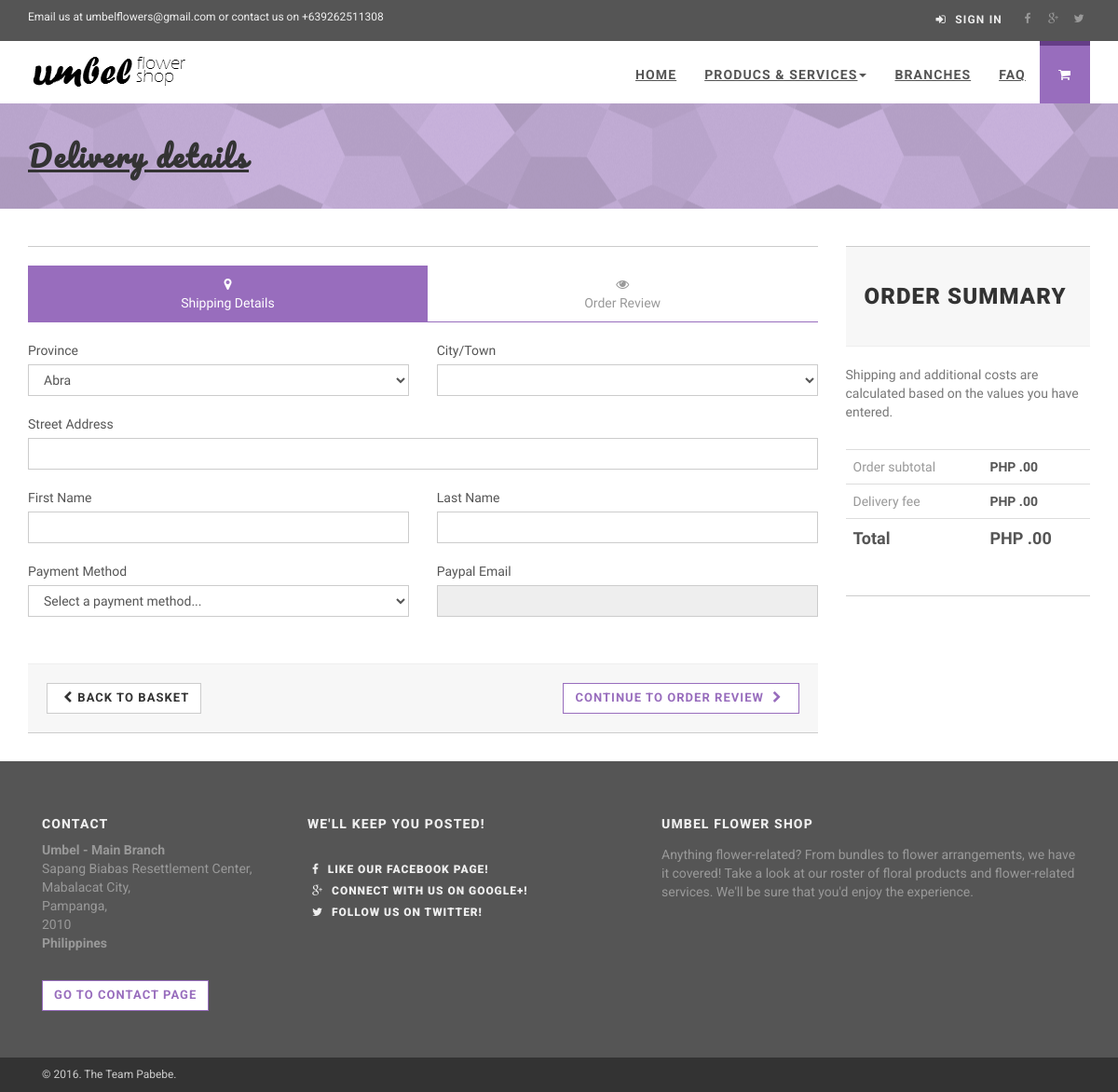
The page /checkout.php on the database its author committed.
### tables this page shows
CREATE TABLE `branch` (
  `b_ID` varchar(10) NOT NULL,
  `b_name` varchar(40) NOT NULL,
  `b_stradd` varchar(250) NOT NULL,
  `b_city` varchar(100) NOT NULL,
  `b_province` varchar(100) NOT NULL,
  `b_zip` varchar(20) NOT NULL,
  `b_contact` varchar(30) NOT NULL,
  `b_img` longblob,
  `b_lat` float NOT NULL,
  `b_long` float NOT NULL,
  `b_status` varchar(40) DEFAULT NULL
);

### checkout.php (the view, shortened to what this page needs)
<?php
include('functions/connect.php');
?>
<!DOCTYPE html>
<html lang="en">
<head>
    <link rel="stylesheet" href="css/font-awesome.css">
    <link rel="stylesheet" href="css/bootstrap.min.css">
    <link href="css/animate.css" rel="stylesheet">
    <link href="css/style.violet.css" rel="stylesheet" id="theme-stylesheet">
    <link href="css/custom.css" rel="stylesheet">
</head>
<body>
<div id="all">
    <header>
        <div id="top">
            <div class="container">
                <div class="row">
                        <div class="col-xs-5 contact">
                            <p class="hidden-sm hidden-xs">Email us at umbelflowers@gmail.com or contact us on +639262511308</p>
                        </div>
                        <div class="col-xs-7">
                            <div class="social">
                                <a href="https://www.facebook.com/Umbel-Flower-Shop-574858816011441" class="external facebook" data-animate-hover="pulse"><i class="fa fa-facebook"></i></a>
                                <a href="https://plus.google.com/100020032545980242873" class="external gplus" data-animate-hover="pulse"><i class="fa fa-google-plus"></i></a>
                                <a href="https://twitter.com/UmbelFlowers" class="external twitter" data-animate-hover="pulse"><i class="fa fa-twitter"></i></a>
                            </div>
                        <div class="login">
                            <a href="#" data-toggle="modal" data-target="#login-modal"><i class="fa fa-sign-in"></i> Sign In</a>
                        </div>
                    </div>
                </div>
            </div>
        </div>
        <div class="navbar-affixed-top" data-spy="affix" data-offset-top="200">
            <div class="navbar navbar-default yamm" role="navigation" id="navbar">
                <div class="container">
                    <div class="navbar-header">
                        <a class="navbar-brand home" href="index.php">
                            <img src="img/logo.png" alt="Umbel logo" class="hidden-xs hidden-sm">
                        </a>
                    </div>
                    <div class="navbar-collapse collapse" id="navigation">
                        <ul class="nav navbar-nav navbar-right">
                            <li>
                                <a href="index.php">Home</a>
                            </li>
                            <li class="dropdown use-yamm yamm-fw">
                                <a href="#" class="dropdown-toggle" data-toggle="dropdown">Producs & Services<b class="caret"></b></a>
                            </li>
                            <li>
                                <a href="branches.php">Branches</a>
                            </li>
                            <li>
                                <a href="faq.php">FAQ</a>
                            </li>
                            <li class="dropdown active">
                                <a href="#"><i class="fa fa-shopping-cart"></i></a>
                            </li>
                        </ul>
                    </div>
                </div>
            </div>
        </div>
</div>
<div id="heading-breadcrumbs">
    <div class="container">
        <div class="row">
            <div class="col-md-7">
                <h1 style="font-family: 'Pacifico', Helvetica, sans-serif;"><u>Delivery details</u></h1>
            </div>
        </div>
    </div>
</div>
<div id="content">
    <div class="container" style="font-family:'Comfortaa', Helvetica, sans-serif;">
        <div class="row">
            <div class="col-md-9 clearfix" id="checkout" >
                <div class="box">
                    <form method="post" action="functions/pro_order.php">
                        <ul class="nav nav-pills nav-justified">
                            <li class="active"><a href="#"><i class="fa fa-map-marker"></i><br>Shipping Details</a>
                            </li>
                            <li class="disabled"><a href="#"><i class="fa fa-eye"></i><br>Order Review</a>
                            </li>
                        </ul>
                        <div class="content">
                            <div class="row">
                                <div class="col-sm-6">
                                                    <div class="form-group">
                                                    <label>Province </label>
                                                    <select name="province" class="form-control" onchange="reload(this.form)">
                                                    <?php
                                                    $sql = "SELECT * FROM provinces";
                                                    $result=mysqli_query($con, $sql);
                                                    $province=$_GET['province'];
                                                    foreach($result as $row){
                                                    if($row['id']==$province){
                                                    ?>
                                                    <option selected value='<?php echo $row['name'];?>'><?php echo $row['name'];?></option>
                                                    <?php
                                                    } else {
                                                    ?>
                                                    <option value = "<?php echo $row['id']; ?>"><?php echo $row['name'];?></option>
                                                    <?php
                                                    }
                                                    }
                                                    ?>
                                                    </select>
                                                    </div>
                                </div>
                                <div class="col-sm-6">
                                                    <div class="form-group">
                                                    <label>City/Town </label>
                                                    <select name="city" class="form-control">
                                                    </select>
                                                    </div>
                                </div>
                            </div>
                            <div class="row">
                                <div class="col-sm-12">
                                    <div class="form-group">
                                        <label for="street add">Street Address</label>
                                        <input type="text" class="form-control" id="clientSTAddress" name="strAdd">
                                    </div>
                                </div>
                            </div>
                            <div class="row">
                                <div class="col-sm-6">
                                    <div class="form-group">
                                        <label for="firstname">First Name</label>
                                        <input type="text" class="form-control" id="clientFname" name="clientFname">
                                    </div>
                                </div>
                                <div class="col-sm-6">
                                    <div class="form-group">
                                        <label for="lastname">Last Name</label>
                                        <input type="text" class="form-control" id="clientLname" name="clientLname">
                                    </div>
                                </div>
                            </div>
                            <div class="row">
                                <div class="col-sm-6">
                                    <div class="form-group">
                                        <label for="city">Payment Method</label>
                                        <select class="form-control" name="paymentMethod" id="paymentMethod">
                                            <option value="" disabled selected hidden>Select a payment method...</option>
                                        </select>
                                    </div>
                                </div>
                                <div class="col-sm-6">
                                    <div class="form-group">
                                        <label for="zip">Paypal Email</label>
                                        <input type="text" class="form-control" id="paypal" name="paypal" disabled>
                                    </div>
                                </div>
                            </div>
                        </div>
                        <div class="box-footer">
                            <div class="pull-left">
                                <a href="cart.php" class="btn btn-default"><i class="fa fa-chevron-left"></i>Back to basket</a>
                            </div>
                            <div class="pull-right">
                                <button type="submit" class="btn btn-template-main">Continue to Order Review <i class="fa fa-chevron-right"></i>
                                </button>
                            </div>
                        </div>
                    </form>
                </div>
            </div>
            <div class="col-md-3">
                <div class="box" id="order-summary" style="font-family:'Comfortaa', Helvetica, sans-serif;">
                    <div class="box-header">
                        <h3>Order summary</h3>
                    </div>
                    <p class="text-muted">Shipping and additional costs are calculated based on the values you have entered.</p>
                    <div class="table-responsive">
                        <table class="table">
                            <tbody>
                            <tr>
                                <td>Order subtotal</td>
                                <th>PHP <?php
                                    $total=$_SESSION['subtotal'];
                                    $delFee=$_SESSION['delFee'];
                                    echo $total;?>.00</th>
                            </tr>
                            <tr>
                                <td>Delivery fee</td>
                                <th>PHP <?php echo $delFee;?>.00</th>
                            </tr>
                            <tr>
                            <tr class="total">
                                <td>Total</td>
                                <th>PHP <?php
                                    ?>.00</th>
                            </tr>
                            </tbody>
                        </table>
                    </div>
                </div>
            </div>
        </div>
    </div>
</div>
<footer id="footer">
    <div class="container">
        <div class="col-md-3 col-sm-6">
            <h4>Contact</h4>
            <?php
            $sql="SELECT * FROM branch WHERE b_id= '0000'";
            $result=(mysqli_query($con, $sql));
            $row=mysqli_fetch_assoc($result);
            ?>
            <p><strong><?php echo $row['b_name'];?></strong>
                <br><?php echo $row['b_stradd'] . ","; ?>
                <br><?php echo $row['b_city'] . ","; ?>
                <br><?php echo $row['b_province'] . ","; ?>
                <br><?php echo $row['b_zip'];?>
                <br>
                <strong>Philippines</strong>
            </p>
            <br>
            <a href="faq.php#cont" class="btn btn-small btn-template-main">Go to contact page</a>
        </div>
        <div class="col-md-4 col-sm-6">
            <h4>We'll keep you posted!</h4>
            <br />
                <div class="blog-entries">
                    <div class="blog-entries">
                        <div class="item same-height-row clearfix">
                            <div class="name same-height-always">
                                <h5><a href="https://www.facebook.com/Umbel-Flower-Shop-574858816011441"><i class="fa fa-facebook"></i> Like our Facebook page!</a></h5>
                            </div>
                        </div>
                    </div>
                    <div class="blog-entries">
                        <div class="item same-height-row clearfix">
                            <div class="name same-height-always">
                                <h5><a href="https://plus.google.com/100020032545980242873"><i class="fa fa-google-plus"></i> Connect with us on Google+!</a></h5>
                            </div>
                        </div>
                    </div>
                    <div class="blog-entries">
                        <div class="item same-height-row clearfix">
                            <div class="name same-height-always">
                                <h5><a href="https://twitter.com/UmbelFlowers"><i class="fa fa-twitter"></i> Follow us on Twitter!</a></h5>
                            </div>
                        </div>
                    </div>
                </div>
        </div>
        <div class="col-md-5  col-sm-6">
            <h4>Umbel Flower Shop</h4>
            <div class="blog-entries">
                <div class="item same-height-row clearfix">
                    <div class="name same-height-always">
                        <p>Anything flower-related? From bundles to flower arrangements, we have it covered! Take a look at our roster of floral products and flower-related services. We'll be sure that you'd enjoy the experience.</p>
                    </div>
                </div>
            </div>
        </div>
    </div>
</footer>
<div id="copyright">
    <div class="container">
        <div class="col-md-12">
            <p class="pull-left">&copy; 2016. The Team Pabebe.</p>
        </div>
    </div>
</div>
</body>
</html>

### rows shown on the page
branch: b_name "Umbel - Main Branch", b_stradd "Sapang Biabas Resettlement Center", b_city "Mabalacat City", b_province "Pampanga", b_zip "2010"

### other values the page prints
form field province "Abra"
